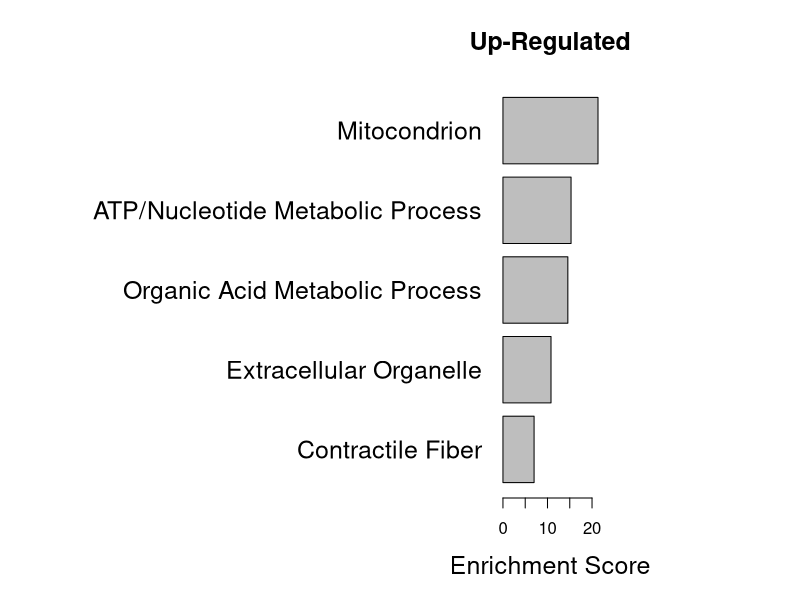
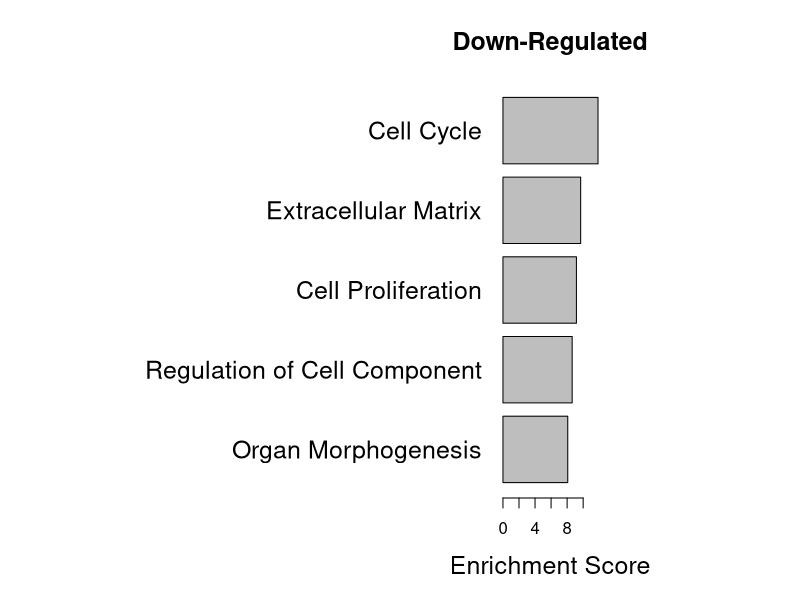

These charts were generated, in order, by the following R code:
df_upreg <- data.frame(Term= "Contractile Fiber", Enrich_s =6.99)
df_upreg <- rbind(df_upreg, data.frame(Term= "Extracellular Organelle", Enrich_s =10.79))
df_upreg <- rbind(df_upreg, data.frame(Term= "Organic Acid Metabolic Process", Enrich_s =14.57))
df_upreg <- rbind(df_upreg, data.frame(Term= "ATP/Nucleotide Metabolic Process", Enrich_s =15.29))
df_upreg <- rbind(df_upreg, data.frame(Term= "Mitocondrion", Enrich_s =21.34))

df_dnreg <- data.frame(Term= "Organ Morphogenesis", Enrich_s =8.08)
df_dnreg <- rbind(df_dnreg, data.frame(Term= "Regulation of Cell Component", Enrich_s =8.63))
df_dnreg <- rbind(df_dnreg, data.frame(Term= "Cell Proliferation", Enrich_s =9.16))
df_dnreg <- rbind(df_dnreg, data.frame(Term= "Extracellular Matrix", Enrich_s =9.69))
df_dnreg <- rbind(df_dnreg, data.frame(Term= "Cell Cycle", Enrich_s =11.85))

png(filename="up.png", width=1000, bg="white")
par(mar=c(5,25,4,10)+.1)
barplot(df_upreg$Enrich_s, 
        main = "Up-Regulated", 
        xlab = "Enrichment Score", 
        names.arg = df_upreg$Term,
        cex.names = 1.5,
        cex.main = 1.5,
        cex.lab = 1.5,
        horiz = TRUE, las=1)
dev.off()

png(filename="down.png", width=1000, bg="white")
par(mar=c(5,25,4,10)+.1)
barplot(df_dnreg$Enrich_s, 
        main = "Down-Regulated", 
        xlab = "Enrichment Score", 
        names.arg = df_dnreg$Term,
        cex.names = 1.5,
        cex.main = 1.5,
        cex.lab = 1.5,
        horiz = TRUE, las=1)
dev.off()

